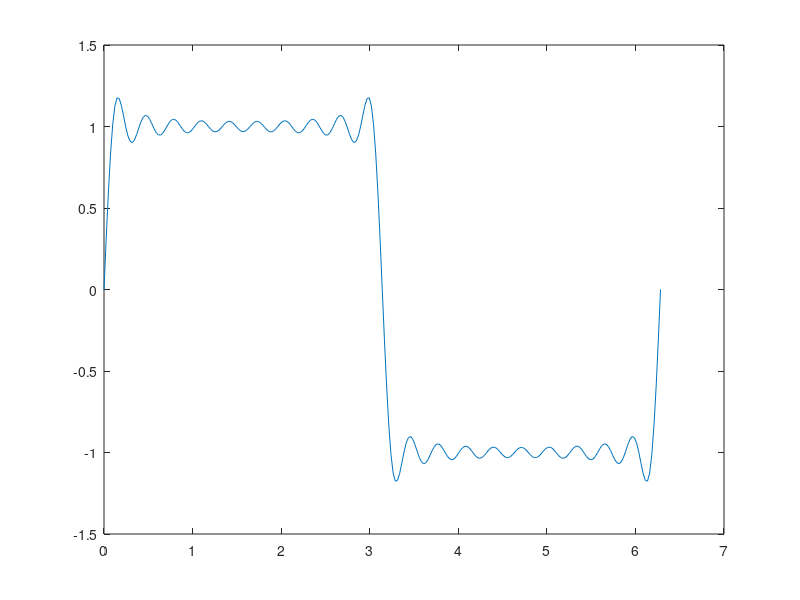

The MATLAB script that drew this image:
iters = 10;
t = 0:pi/128:2*pi;
f = zeros(iters, length(t));

%als Übung nochmal in einer schleife umsetzen
for j=1:length(t)
    for i=1:iters
        f(i, j) = (sin((2*i-1)*t(j)))/(2*i-1);
    end
end

f = f .* (4/pi);

fout = zeros(1, length(t));
for l=1:length(t)
    fout(l) = sum(f(:,l));
end

plot(t, fout)